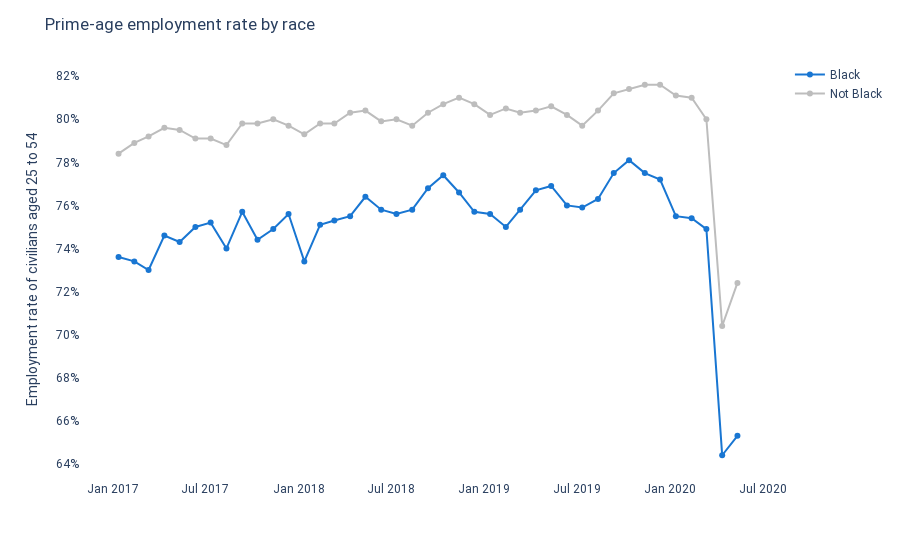

The code cell stored with this chart in its notebook:
### Markdown cell above
Employment trends by race and disability
==================================

How does *prime-age employment* (the employment rate of civilians aged 25 to 54)
vary with race and disability status? How does disability status vary by race?
How do race and disability status compare in predicting employment?

In this post, I use the Current Population Survey to find out.
Overall, I find that the disability employment gap is large---41 percentage points on average in May 2020.
The racial employment gap (non-Black minus Black) is 7 points, but since Black people are about 30 percent more likely
to have a disability, this gap shrinks to 6.3 points when controlling for disability status.
Among people with disabilities, black people have employment rates 11 points lower than
non-black people (a 32 percent difference).
I also find that the coronavirus recession widened the racial employment gap, primarily
among the population without disabilities.

## Background

The prime-age employment rate (often abbreviated as *PAEPOP*, for Prime Age Employment POPulation ratio)
is used as a consistent measure of employment trends by economists who
want to avoid relying on whether survey respondents say they're still looking for work.
The calculation is simply the share of civilians aged 25 to 54 that reported working in the survey week.

[Federal Reserve Economic Data](http://fred.stlouisfed.org/) publishes some related trends,
e.g. [PAEPOP by disability and gender](https://fred.stlouisfed.org/series/LNU02376960)
and [black employment rate among the aged 16+ population](https://fred.stlouisfed.org/series/LNS12300006),
but we need to limit by ages to avoid effects of college education and early retirement,
both of which may reflect lower employment without worse labor market outcomes.
For the right statistics, we need to go to the CPS microdata instead (I used [IPUMS](http://ipums.org) to extract it).

For simplicity, I focus on two binary features identified in the CPS:
being Black only (compared to all other races), and
reporting [any physical or cognitive difficulty](https://cps.ipums.org/cps-action/variables/DIFFANY#description_section) (which I describe here as having a disability).

## Results

From 2017 until the coronavirus hit, the employment gap between Black people and non-Black people had been roughly steady at around 4 percentage points.
But the pandemic hurt Black people disproportionately: in April, the gap grew to 6 points, 
and even as both groups recovered in May, it grew further to 7 points.

### Code cell
### LOAD PACKAGES ###

import pandas as pd
import numpy as np
import microdf as mdf
import plotly.express as px
import statsmodels.api as sm
import stargazer.stargazer as sg


### SETTINGS ###

# Colors from https://material.io/design/color/the-color-system.html
BLUE = '#1976D2'
GRAY = '#BDBDBD'
RED = '#C62828'
PURPLE = '#6A1B9A'
LIGHT_BLUE = '#64B5F6'
PINK = '#EF9A9A'

COLOR_MAP = {
    'Black': BLUE,
    'Not Black': GRAY,
    'Has disability': RED,
    'No disability': GRAY,
    'Black, Has disability': PURPLE,
    'Black, No disability': LIGHT_BLUE,
    'Not Black, Has disability': PINK,
    'Not Black, No disability': GRAY
}


### LOAD DATA ###

# CPS data extracted from IPUMS.
cps_raw = pd.read_csv('cps.csv.gz')

### PREPROCESS ###

cps = cps_raw.copy(deep=True)
cps.columns = cps.columns.str.lower()
cps.rename({'wtfinl': 'w'}, axis=1, inplace=True)
cps['day'] = 12  # CPS asks about week including 12th of the month.
cps['date'] = pd.to_datetime(cps[['year', 'month', 'day']])
# Create descriptive bools from codes.
cps['female'] = cps.sex == 2
cps['emp'] = cps.empstat.isin([10, 12])
cps['black'] = np.where(cps.race == 200, 'Black', 'Not Black')
# Recode disability into True/False/None.
DIFFS = ['diffhear', 'diffeye', 'diffrem', 'diffphys', 'diffmob', 'diffcare']
for i in DIFFS + ['diffany']:
    cps[i] = np.where(cps[i] == 0, np.nan, cps[i] == 2)
    
# Limit to prime-age civilians and relevant columns.
# COLS = ['emp', 'date', 'w', 'black', 'diffany']
cps = cps[(cps.empstat != 1)  # Not in armed forces.
          & cps.age.between(25, 54)]
assert cps.diffany.isna().sum() == 0
cps['disability'] = np.where(cps.diffany == 1, 'Has disability',
                             'No disability')

### ANALYSIS ###

# Create grouped dataframe.
grouped = cps.groupby(['date', 'black', 'disability', 'emp'])[['w']].sum()
grouped.reset_index(inplace=True)
# Add conditional columns for creating rates.
mdf.add_weighted_metrics(grouped, ['emp'], 'w')
grouped['disability_m'] = np.where(grouped.disability == 'Has disability',
                                   grouped.w_m, 0)

def add_emp_rate(df):
    df['emp_rate'] = 100 * df.emp_m / df.w_m
    df['emp_rate_round'] = df.emp_rate.round(1)
    df.drop(['emp_m', 'w_m'], axis=1, inplace=True)
    df.reset_index(inplace=True)
    
def add_disability_rate(df):
    df['disability_rate'] = 100 * df.disability_m / df.w_m
    df['disability_rate_round'] = df.disability_rate.round(1)
    df.drop(['disability_m', 'w_m'], axis=1, inplace=True)
    df.reset_index(inplace=True)
    
race_emp = grouped.groupby(['date', 'black'])[['emp_m', 'w_m']].sum()
add_emp_rate(race_emp)

disability_emp = grouped.groupby(['date', 'disability'])[
    ['emp_m', 'w_m']].sum()
add_emp_rate(disability_emp)

race_disability = grouped.groupby(['date', 'black'])[
    ['disability_m', 'w_m']].sum()
add_disability_rate(race_disability)

race_disability_emp = grouped.groupby(['date', 'black', 'disability'])[
    ['emp_m', 'w_m']].sum()
add_emp_rate(race_disability_emp)
race_disability_emp['label'] = (race_disability_emp.black + ', ' +
                                race_disability_emp.disability)

def line_graph(df, x, y, color, title, yaxis_title):
    fig = px.line(df, x=x, y=y, color=color, color_discrete_map=COLOR_MAP)
    fig.update_layout(
        title=title,
        xaxis_title='',
        yaxis_title=yaxis_title,
        yaxis_ticksuffix='%',
        legend_title_text='',
        font=dict(family='Roboto'),
        hovermode='x',
        plot_bgcolor='white'
    )
    fig.update_traces(mode='markers+lines', hovertemplate=None)

    fig.show()

line_graph(df=race_emp, x='date', y='emp_rate_round', color='black',
           title='Prime-age employment rate by race',
           yaxis_title='Employment rate of civilians aged 25 to 54')

### Figure 1 — Plotly figure (JSON) as saved in the notebook; plotly's stock layout.template omitted (floating-point values rounded to 4 significant figures)
{"data": [{"legendgroup": "Black", "line": {"color": "#1976D2", "dash": "solid"}, "mode": "markers+lines", "name": "Black", "orientation": "v", "showlegend": true, "type": "scatter", "x": ["2017-01-12T00:00:00", "2017-02-12T00:00:00", "2017-03-12T00:00:00", "2017-04-12T00:00:00", "2017-05-12T00:00:00", "2017-06-12T00:00:00", "2017-07-12T00:00:00", "2017-08-12T00:00:00", "2017-09-12T00:00:00", "2017-10-12T00:00:00", "2017-11-12T00:00:00", "2017-12-12T00:00:00", "2018-01-12T00:00:00", "2018-02-12T00:00:00", "2018-03-12T00:00:00", "2018-04-12T00:00:00", "2018-05-12T00:00:00", "2018-06-12T00:00:00", "2018-07-12T00:00:00", "2018-08-12T00:00:00", "2018-09-12T00:00:00", "2018-10-12T00:00:00", "2018-11-12T00:00:00", "2018-12-12T00:00:00", "2019-01-12T00:00:00", "2019-02-12T00:00:00", "2019-03-12T00:00:00", "2019-04-12T00:00:00", "2019-05-12T00:00:00", "2019-06-12T00:00:00", "2019-07-12T00:00:00", "2019-08-12T00:00:00", "2019-09-12T00:00:00", "2019-10-12T00:00:00", "2019-11-12T00:00:00", "2019-12-12T00:00:00", "2020-01-12T00:00:00", "2020-02-12T00:00:00", "2020-03-12T00:00:00", "2020-04-12T00:00:00", "2020-05-12T00:00:00"], "xaxis": "x", "y": [73.6, 73.4, 73, 74.6, 74.3, 75, 75.2, 74, 75.7, 74.4, 74.9, 75.6, 73.4, 75.1, 75.3, 75.5, 76.4, 75.8, 75.6, 75.8, 76.8, 77.4, 76.6, 75.7, 75.6, 75, 75.8, 76.7, 76.9, 76, 75.9, 76.3, 77.5, 78.1, 77.5, 77.2, 75.5, 75.4, 74.9, 64.4, 65.3], "yaxis": "y"}, {"legendgroup": "Not Black", "line": {"color": "#BDBDBD", "dash": "solid"}, "mode": "markers+lines", "name": "Not Black", "orientation": "v", "showlegend": true, "type": "scatter", "x": ["2017-01-12T00:00:00", "2017-02-12T00:00:00", "2017-03-12T00:00:00", "2017-04-12T00:00:00", "2017-05-12T00:00:00", "2017-06-12T00:00:00", "2017-07-12T00:00:00", "2017-08-12T00:00:00", "2017-09-12T00:00:00", "2017-10-12T00:00:00", "2017-11-12T00:00:00", "2017-12-12T00:00:00", "2018-01-12T00:00:00", "2018-02-12T00:00:00", "2018-03-12T00:00:00", "2018-04-12T00:00:00", "2018-05-12T00:00:00", "2018-06-12T00:00:00", "2018-07-12T00:00:00", "2018-08-12T00:00:00", "2018-09-12T00:00:00", "2018-10-12T00:00:00", "2018-11-12T00:00:00", "2018-12-12T00:00:00", "2019-01-12T00:00:00", "2019-02-12T00:00:00", "2019-03-12T00:00:00", "2019-04-12T00:00:00", "2019-05-12T00:00:00", "2019-06-12T00:00:00", "2019-07-12T00:00:00", "2019-08-12T00:00:00", "2019-09-12T00:00:00", "2019-10-12T00:00:00", "2019-11-12T00:00:00", "2019-12-12T00:00:00", "2020-01-12T00:00:00", "2020-02-12T00:00:00", "2020-03-12T00:00:00", "2020-04-12T00:00:00", "2020-05-12T00:00:00"], "xaxis": "x", "y": [78.4, 78.9, 79.2, 79.6, 79.5, 79.1, 79.1, 78.8, 79.8, 79.8, 80, 79.7, 79.3, 79.8, 79.8, 80.3, 80.4, 79.9, 80, 79.7, 80.3, 80.7, 81, 80.7, 80.2, 80.5, 80.3, 80.4, 80.6, 80.2, 79.7, 80.4, 81.2, 81.4, 81.6, 81.6, 81.1, 81, 80, 70.4, 72.4], "yaxis": "y"}], "layout": {"font": {"family": "Roboto"}, "hovermode": "x", "legend": {"title": {"text": ""}, "tracegroupgap": 0}, "margin": {"t": 60}, "plot_bgcolor": "white", "title": {"text": "Prime-age employment rate by race"}, "xaxis": {"anchor": "y", "domain": [0, 1], "title": {"text": ""}}, "yaxis": {"anchor": "x", "domain": [0, 1], "ticksuffix": "%", "title": {"text": "Employment rate of civilians aged 25 to 54"}}}}
